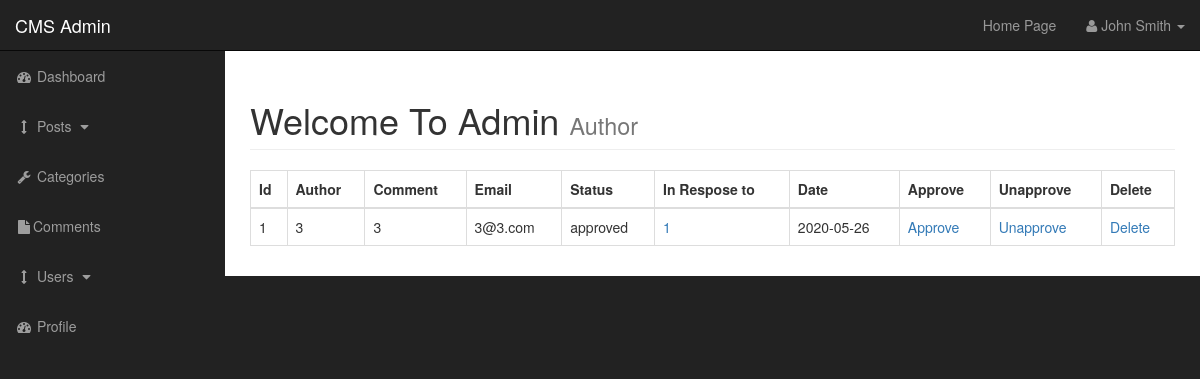
/admin/comments.php, run on an earlier commit of the app's database.
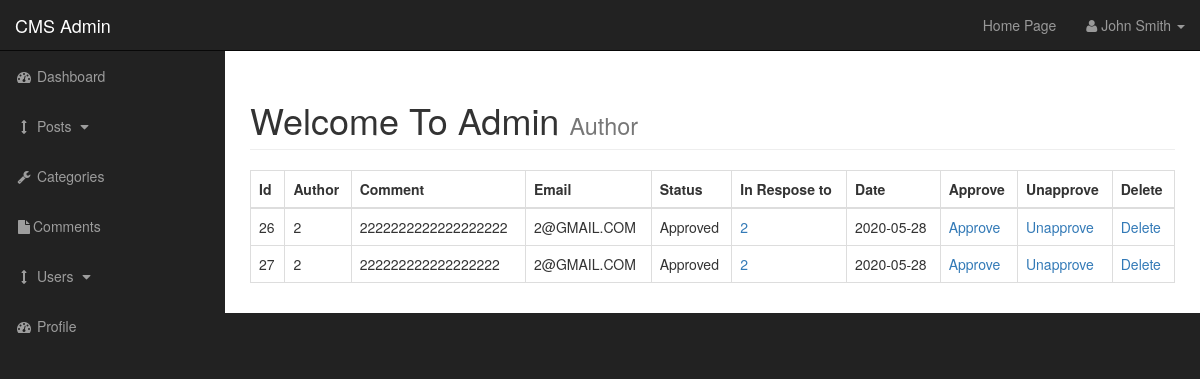
And on a later commit of the database.
### tables this page shows
CREATE TABLE `comments` (
  `comment_id` int(3) NOT NULL,
  `comment_post_id` int(3) NOT NULL,
  `comment_author` varchar(255) NOT NULL,
  `comment_email` varchar(255) NOT NULL,
  `comment_content` text NOT NULL,
  `comment_status` varchar(255) NOT NULL,
  `comment_date` date NOT NULL
);

CREATE TABLE `posts` (
  `post_id` int(3) NOT NULL,
  `post_category_id` int(3) NOT NULL,
  `post_title` varchar(255) NOT NULL,
  `post_author` varchar(255) NOT NULL,
  `post_date` date NOT NULL,
  `post_image` text NOT NULL,
  `post_content` text NOT NULL,
  `post_tags` varchar(255) NOT NULL,
  `post_comment_count` int(11) NOT NULL,
  `post_status` varchar(255) NOT NULL DEFAULT 'draft'
);

### admin/includes/view_all_comments.php (the view, shortened to what this page needs)
<table class="table table-bordered table-hover">
    <thead>
    <tr>
        <th>Id</th>
        <th>Author</th>
        <th>Comment</th>
        <th>Email</th>
        <th>Status</th>
        <th>In Respose to</th>
        <th>Date</th>
        <th>Approve</th>
        <th>Unapprove</th>
        <th>Delete</th>
    </tr>
    </thead>
    <tbody>
    <?php
    $query = "SELECT * FROM comments" ;
    $select_comments = mysqli_query($connection,$query);
    while($row = mysqli_fetch_assoc($select_comments)){
        $comment_id = $row['comment_id'];
        $comment_post_id = $row['comment_post_id'];
        $comment_author = $row['comment_author'];
        $comment_content = $row['comment_content'];
        $comment_email = $row['comment_email'];
        $comment_status = $row['comment_status'];
        $comment_date = $row['comment_date'];
        echo "<tr>";
        echo "<td>$comment_id</td>";
        echo "<td>$comment_author</td>";
        echo "<td>$comment_content</td>";
        echo "<td>$comment_email</td>";
        echo "<td>$comment_status</td>";
        $query = "SELECT * FROM posts WHERE post_id = $comment_post_id ";
        $select_post_id_query = mysqli_query($connection, $query);
        while ($row = mysqli_fetch_assoc($select_post_id_query)){
            $post_id = $row['post_id'];
            $post_title = $row['post_title'];
            echo "<td><a href='../post.php?p_id=$post_id'>{$post_title}</a></td>";
        }
        echo "<td>$comment_date</td>";
        echo "<td><a href='comments.php?aprove={$comment_id}'>Approve</a></td>";
        echo "<td><a href='comments.php?unaprove={$comment_id}'>Unapprove</a></td>";
        echo "<td><a href='comments.php?delete=$comment_id'>Delete</a></td>";
        echo "</tr>";
    }
    ?>
    </tbody>
</table>

What changed in the data, as far as the page shows it:
removed comments: comment_id "1", comment_author "3", comment_content "3", comment_email "3@3.com", comment_status "approved", comment_date "2020-05-26"
no longer on this page (row edited): posts: post_title "1"
added comments: comment_id "26", comment_author "2", comment_content "2222222222222222222", comment_email "2@GMAIL.COM", comment_status "Approved", comment_date "2020-05-28"
now on this page (row edited): posts: post_title "2"
added comments: comment_id "27", comment_author "2", comment_content "222222222222222222", comment_email "2@GMAIL.COM", comment_status "Approved", comment_date "2020-05-28"
